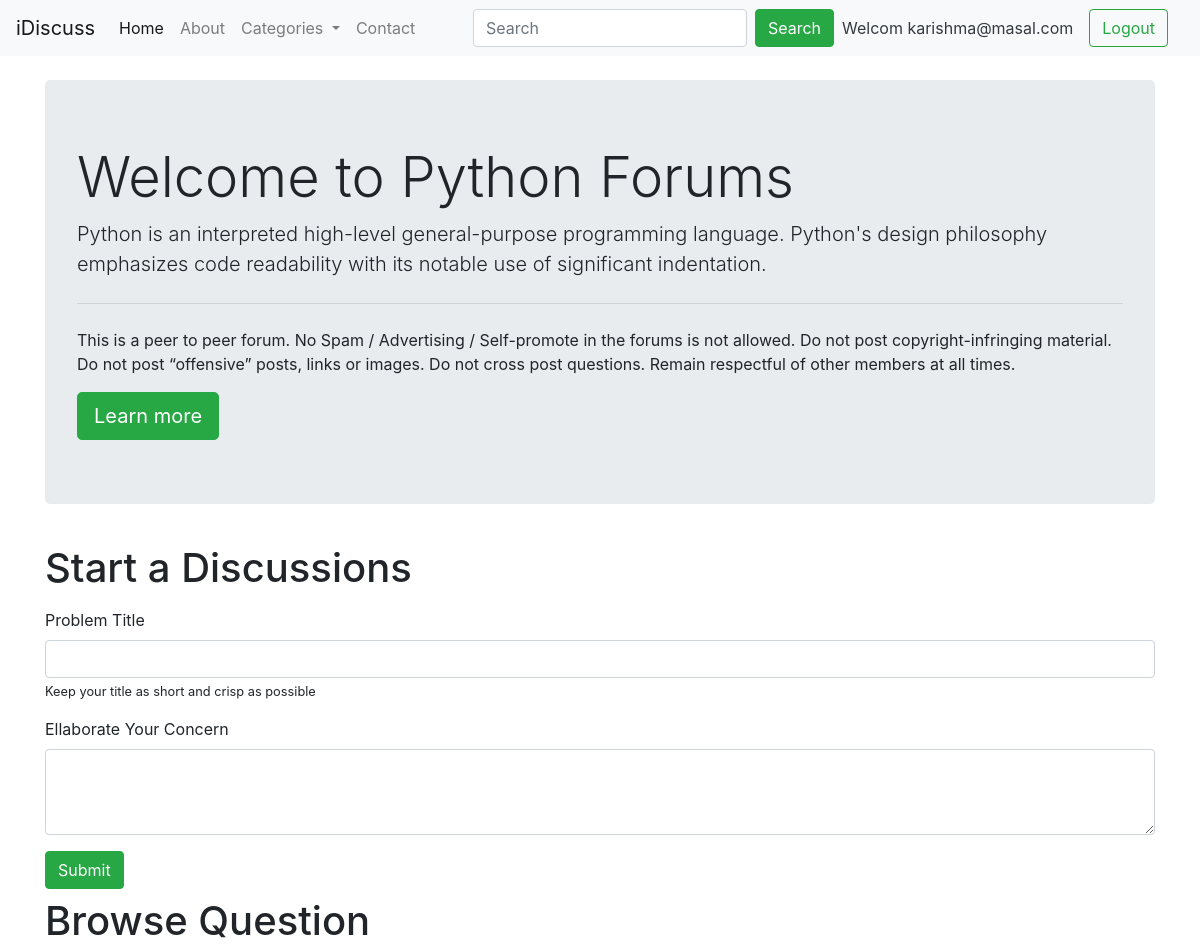
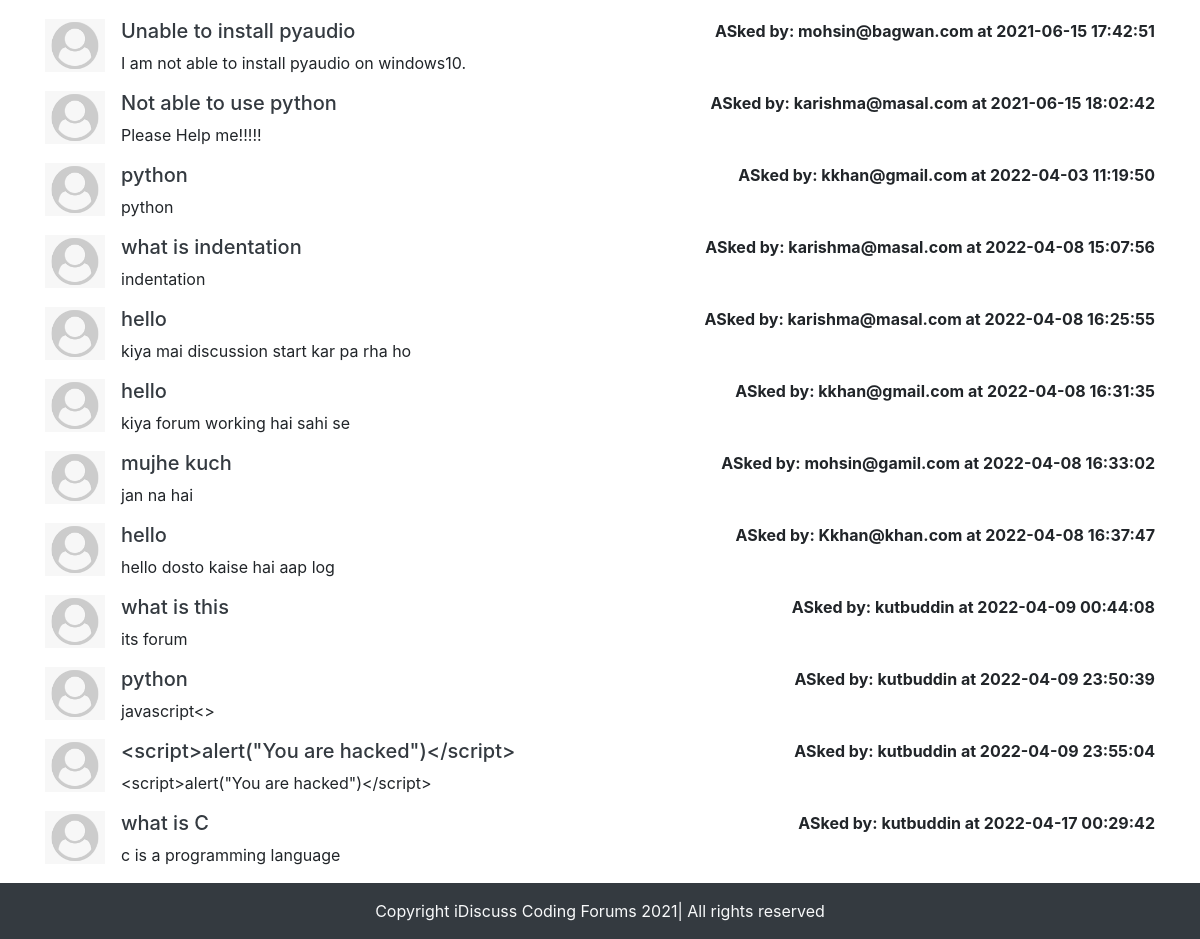
Page /threadlist.php?catid=1 (signed in) on the committed database (2 pictures, top to bottom).
### tables this page shows
CREATE TABLE `categories` (
  `category_id` int(8) NOT NULL,
  `category_name` varchar(255) NOT NULL,
  `category_description` varchar(255) NOT NULL,
  `created` datetime NOT NULL DEFAULT current_timestamp()
);

CREATE TABLE `threads` (
  `thread_id` int(7) NOT NULL,
  `thread_title` varchar(255) NOT NULL,
  `thread_description` text NOT NULL,
  `thread_cat_id` int(7) NOT NULL,
  `thread_user_id` int(7) NOT NULL,
  `timestamp` datetime NOT NULL DEFAULT current_timestamp()
);

CREATE TABLE `users` (
  `sno` int(8) NOT NULL,
  `user_email` varchar(30) NOT NULL,
  `user_pass` varchar(255) NOT NULL,
  `timestamp` datetime NOT NULL DEFAULT current_timestamp()
);

### threadlist.php (the view, shortened to what this page needs)
<!doctype html>
<html lang="en">
<head>
    <link rel="stylesheet" href="https://stackpath.bootstrapcdn.com/bootstrap/4.5.0/css/bootstrap.min.css"
>
</head>
<body>
    <?php include 'partials/_header.php';?>
    <?php include 'partials/_dbconnect.php';?>
    <?php
        $id = $_GET['catid'];
        $sql = "SELECT * FROM `categories` WHERE category_id=$id";
        $result = mysqli_query($conn, $sql);
        while($row = mysqli_fetch_assoc($result)){
            $catname = $row['category_name'];
            $desc = $row['category_description'];
        }
    ?>
    <div class="container my-4">
        <div class="jumbotron">
            <h1 class="display-4">Welcome to <?php echo $catname; ?> Forums</h1>
            <p class="lead"><?php echo $desc; ?> </p>
            <hr class="my-4">
            <p>This is a peer to peer forum. No Spam / Advertising / Self-promote in the forums is not allowed. Do
                not post copyright-infringing material. Do not post “offensive” posts, links or images. Do not cross
                post questions. Remain respectful of other members at all times.</p>
            <a class="btn btn-success btn-lg" href="#" role="button">Learn more</a>
        </div>
    </div>
    <div class="container">
        <h1 class="py-2">Start a Discussions</h1>
        <form action="<?php echo $_SERVER['REQUEST_URI']; ?>" method="post">
            <div class="mb-3">
                <label for="exampleInputEmail1" class="form-label">Problem Title</label>
                <input type="text" class="form-control" id="title" name="title" aria-describedby="title">
                <small id="emailHelp" class="form-text">Keep your title as short and crisp as possible</small>
            </div>
            <div class="form-group">
                <label for="exampleFormControlTextArea1">Ellaborate Your Concern</label>
                <textarea class="form-control" id="desc" name="desc" rows="3"></textarea>
            </div>
            <button type="submit" class="btn btn-success">Submit</button>
        </form>
    </div>
    <div class="container" id="ques">
        <h1 class="py-2">Browse Question</h1>
        <?php
            $id = $_GET['catid'];
            $sql = "SELECT * FROM `threads` WHERE thread_cat_id=$id";
            $result = mysqli_query($conn, $sql);
            while($row = mysqli_fetch_assoc($result)){
                $id = $row['thread_id'];
                $title = $row['thread_title'];
                $desc = $row['thread_description'];
                $thread_time = $row['timestamp'];
                $thread_user_id = $row['thread_user_id'];
                $sql2 = "SELECT user_email FROM `users` WHERE sno='$thread_user_id'";
                $result2 = mysqli_query($conn, $sql2);
                $row2 = mysqli_fetch_assoc($result2);
                echo '<div class="media my-3">
                    <img class="mr-3" src="img/user-default.png" width="60px" alt="">
                    <div class="media-body">' .
                        '<h5 class="mt-0"> <a class="text-dark" href="thread.php?threadid='. $id .'"> '. $title .'</a></h5>
                        '. $desc .' </div>' . '<p class="font-weight-bold my-0"> ASked by: ' . $row2['user_email']. ' at '. $thread_time.'</p>'.
                '</div>';
            }
        ?>
    </div>
    <?php include 'partials/_footer.php';?>
</body>
</html>

### threadlist.php (style rules this page uses)
#ques { min-height: 433px; }

### rows in the picture
categories: category_name "Python", category_description "Python is an interpreted high-level general-purpose programming language. Python's design philosophy emphasizes code readability with its notable use of significant indentation."
threads: thread_title "Unable to install pyaudio", thread_description "I am not able to install pyaudio on windows10.", users.user_email "mohsin@bagwan.com", timestamp "2021-06-15 17:42:51"
threads: thread_title "Not able to use python", thread_description "Please Help me!!!!!", users.user_email "karishma@masal.com", timestamp "2021-06-15 18:02:42"
threads: thread_title "python", thread_description "python", users.user_email "kkhan@gmail.com", timestamp "2022-04-03 11:19:50"
threads: thread_title "what is indentation", thread_description "indentation", users.user_email "karishma@masal.com", timestamp "2022-04-08 15:07:56"
threads: thread_title "hello", thread_description "kiya mai discussion start kar pa rha ho", users.user_email "karishma@masal.com", timestamp "2022-04-08 16:25:55"
threads: thread_title "hello", thread_description "kiya forum working hai sahi se", users.user_email "kkhan@gmail.com", timestamp "2022-04-08 16:31:35"
threads: thread_title "mujhe kuch", thread_description "jan na hai", users.user_email "mohsin@gamil.com", timestamp "2022-04-08 16:33:02"
threads: thread_title "hello", thread_description "hello dosto kaise hai aap log", users.user_email "Kkhan@khan.com", timestamp "2022-04-08 16:37:47"
threads: thread_title "what is this", thread_description "its forum", users.user_email "kutbuddin", timestamp "2022-04-09 00:44:08"
threads: thread_title "python", thread_description "javascript<>", users.user_email "kutbuddin", timestamp "2022-04-09 23:50:39"
threads: thread_title "<script>alert(\"You are hacked\")</script>", thread_description "<script>alert(\"You are hacked\")</script>", users.user_email "kutbuddin", timestamp "2022-04-09 23:55:04"
threads: thread_title "what is C", thread_description "c is a programming language", users.user_email "kutbuddin", timestamp "2022-04-17 00:29:42"

### other values in the picture
$_SESSION['useremail'] "karishma@masal.com"
